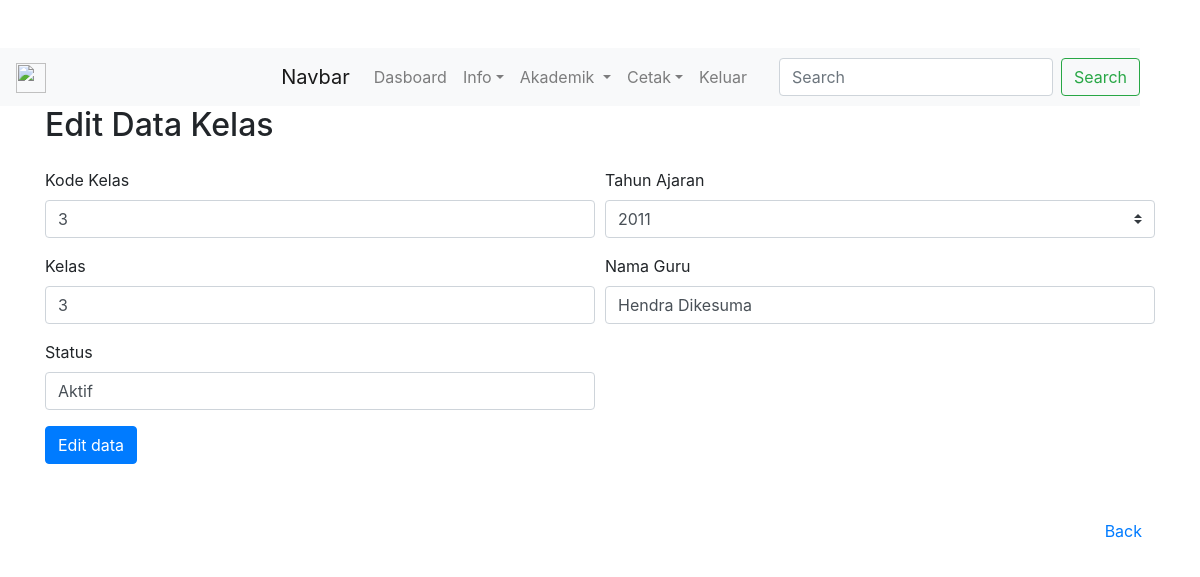
The app's page /kelas/kelasedit.php?id=1 with its own data.
### tables this page shows
CREATE TABLE `kelas` (
  `id` int(11) NOT NULL,
  `kode_kelas` varchar(35) NOT NULL,
  `tahun_ajaran` varchar(35) NOT NULL,
  `kelas` varchar(35) NOT NULL,
  `nama_guru` varchar(50) NOT NULL,
  `statuss` varchar(25) NOT NULL
);

### kelas/kelasedit.php (the view, shortened to what this page needs)
<?php
require '../tes.php';
require '../conn.php';
$id= $_GET['id'];
$edit = mysqli_query($conn, "SELECT * FROM kelas WHERE id= $id");
$result = mysqli_fetch_assoc($edit);
?>
<!DOCTYPE html>
<html lang="en">
<head>
    <link rel="stylesheet" href="../css/bootstrap.min.css">
</head>
<body>
<body>
<div class="container">
<h2>Edit Data Kelas</h2>
<form class="mt-4" method="post" action="">
  <div class="form-row">
    <div class="form-group col-md-6">
      <label for="kodKel">Kode Kelas</label>
      <input type="text" name="kodkelas" class="form-control" id="kodKel" value="<?= $result['kode_kelas']?>">
    </div>
    <div class="form-group col-md-6">
      <label>Tahun Ajaran </label>
    <select class="custom-select" name="thnajaran">
  <?php $array = [2010,2011,2012,2013,2014,2015,2016,2017,2018,2019];?>
  <?php foreach($array as $arr): ?>
  <option value="<?=$arr;?>" <?= $result['tahun_ajaran']==$arr ? "selected" : ""?>><?=$arr;?></option>
  <?php endforeach; ?>
  </select>
  </div>
    <div class="form-group col-md-6">
      <label for="kelas">Kelas</label>
      <input type="text" name="kelas" class="form-control" id="kelas" value="<?= $result['kelas']?>">
    </div>
    <div class="form-group col-md-6">
      <label for="namaG">Nama Guru</label>
      <input type="text"  name="namaG" class="form-control" id="namaG" value="<?= $result['nama_guru']?>">
    </div>
  </div>
  <div class="form-row">
    <div class="form-group col-md-6">
      <label for="status">Status</label>
      <input type="text" name="status" class="form-control" id="status" value="<?= $result['statuss']?>">
    </div>
   </div>
  <button type="submit" name="submitG" class="btn btn-primary">Edit data</button>
</form>
<button type="button" class="btn btn-link mt-5 float-right" onclick="document.location.href='../tes.php';">Back</button>
</div>
</body>
</html>

### records on screen
kelas: kodkelas "3", thnajaran "2011", kelas "3", namaG "Hendra Dikesuma", status "Aktif"
